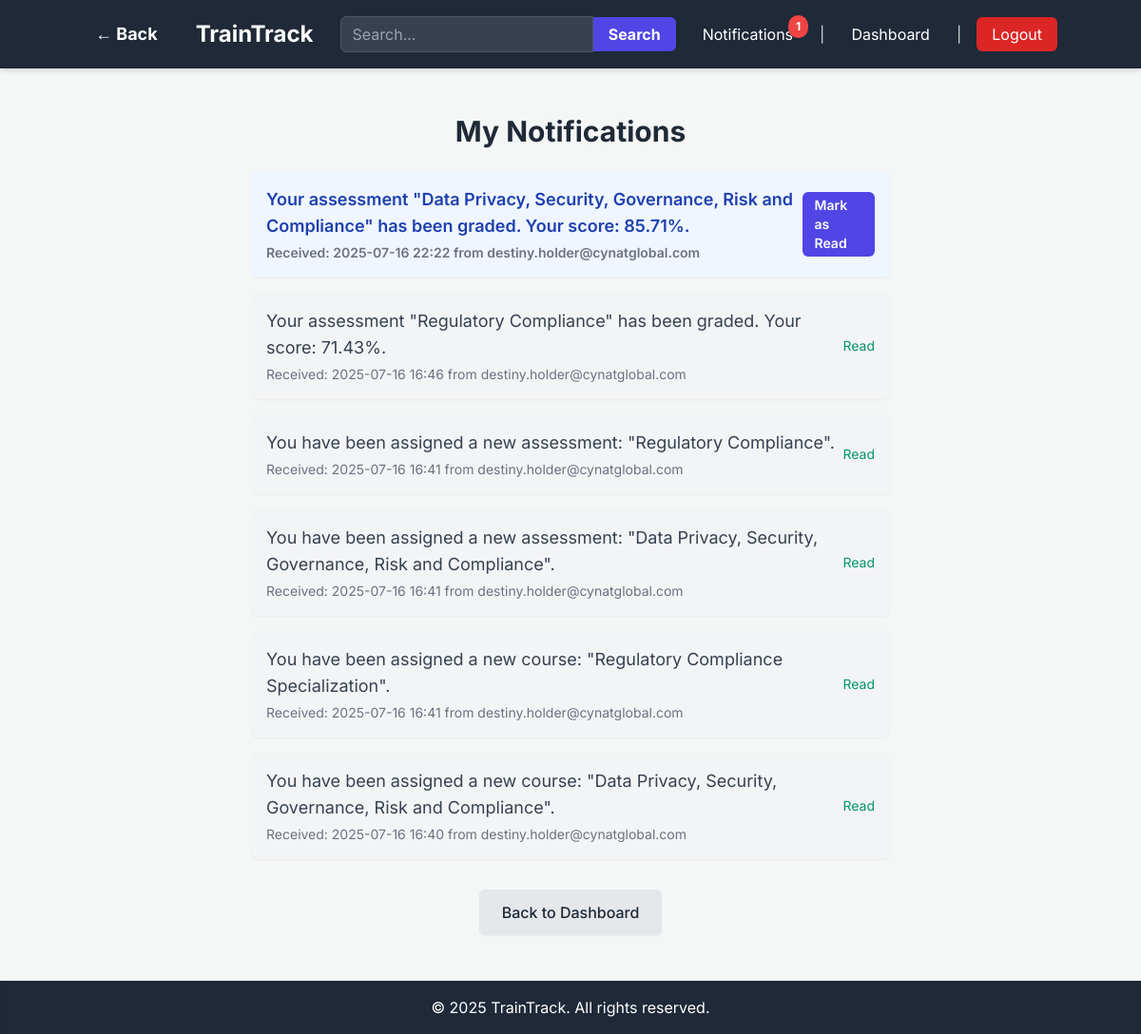
The app's page /notifications (signed in), older data.
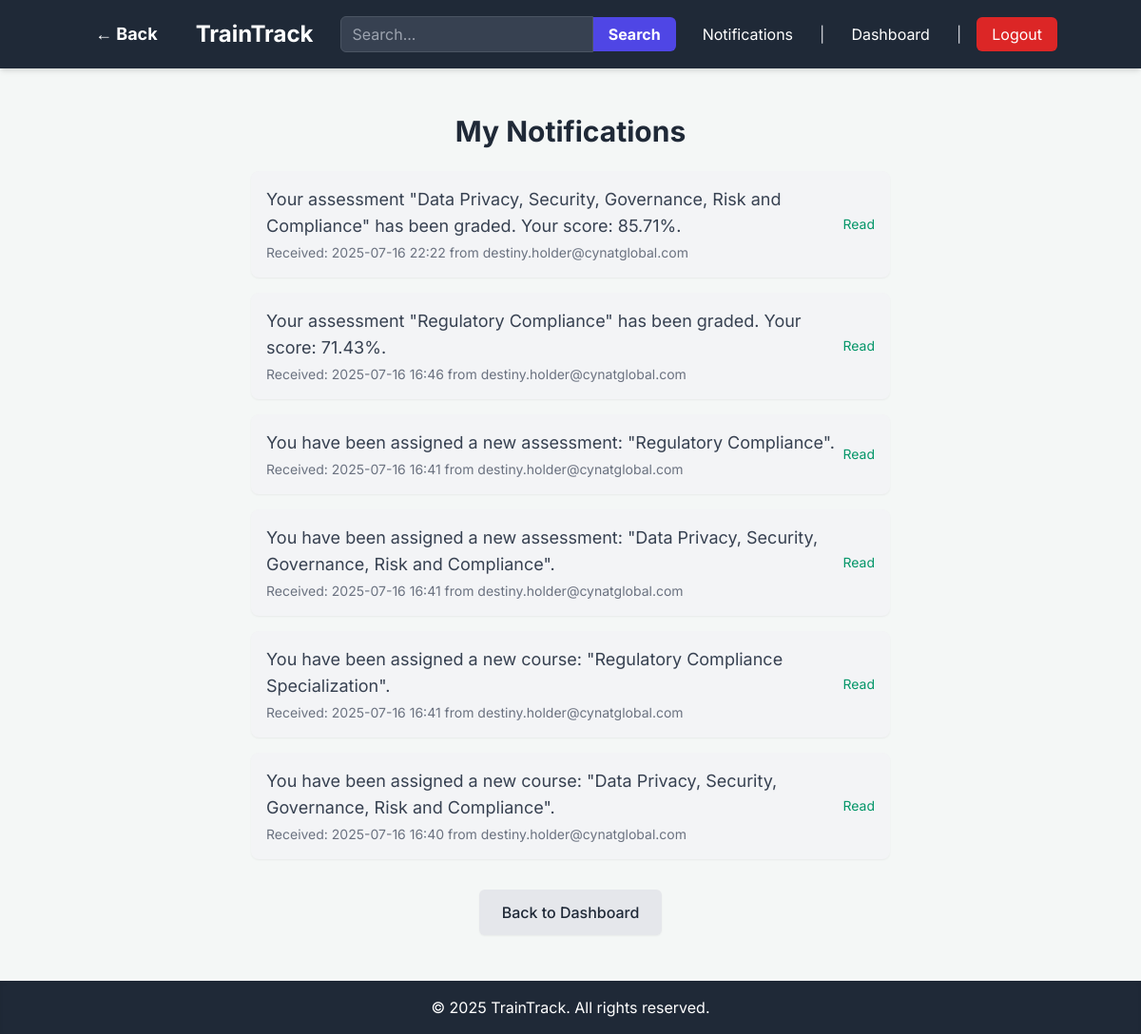
The same page, newer data.
### app.py (models this page shows, shortened)
class Notification(db.Model):
    id = db.Column(db.Integer, primary_key=True)
    recipient_id = db.Column(db.Integer, db.ForeignKey('user.id'), nullable=False)
    sender_id = db.Column(db.Integer, db.ForeignKey('user.id'), nullable=True) # Optional: who triggered the notification
    message = db.Column(db.Text, nullable=False)
    type = db.Column(db.String(50), nullable=False)
    related_id = db.Column(db.Integer, nullable=True)
    is_read = db.Column(db.Boolean, default=False)
    created_at = db.Column(db.DateTime, default=datetime.utcnow)

class User(UserMixin, db.Model):
    id = db.Column(db.Integer, primary_key=True)
    username = db.Column(db.String(80), unique=True, nullable=False)
    password_hash = db.Column(db.String(128), nullable=False)
    role = db.Column(db.String(20), nullable=False, default='trainee')
    assignments_as_trainee = db.relationship('Assignment', foreign_keys='Assignment.trainee_id', backref='trainee', lazy=True)
    created_courses = db.relationship('Course', foreign_keys='Course.created_by_id', backref='creator', lazy=True)
    created_assessments = db.relationship('Assessment', foreign_keys='Assessment.created_by_id', backref='assessor_creator', lazy=True)
    assigned_assignments = db.relationship('Assignment', foreign_keys='Assignment.assigned_by_id', backref='assigner', lazy=True)
    notifications_received = db.relationship('Notification', foreign_keys='Notification.recipient_id', backref='recipient', lazy=True)
    notifications_sent = db.relationship('Notification', foreign_keys='Notification.sender_id', backref='sender', lazy=True)
    graded_submissions = db.relationship('Submission', foreign_keys='Submission.graded_by_id', backref='grader', lazy=True)

### app.py (the view)
@app.route('/notifications')
@login_required
def view_notifications():
    current_year = datetime.now().year
    notifications = Notification.query.filter_by(recipient_id=current_user.id).order_by(Notification.created_at.desc()).all()
    return render_template('notifications.html', title='My Notifications', notifications=notifications, current_year=current_year)

### app.py (called while the page is built)
@login_manager.user_loader
def load_user(user_id):
    return User.query.get(int(user_id))

@app.context_processor
def inject_unread_notifications_count():
    if current_user.is_authenticated:
        unread_count = Notification.query.filter_by(recipient_id=current_user.id, is_read=False).count()
        return dict(unread_notifications_count=unread_count)
    return dict(unread_notifications_count=0)

### templates/notifications.html (shortened to what this page needs)
{% extends "base.html" %}
{% block content %}
    <h1 class="text-3xl font-bold text-gray-800 mb-6 text-center">My Notifications</h1>
    {% if notifications %}
        <div class="space-y-4 max-w-2xl mx-auto">
            {% for notification in notifications %}
                <div class="p-4 rounded-lg shadow-sm flex items-center justify-between
                    {% if notification.is_read %}bg-gray-100 text-gray-700{% else %}bg-blue-50 text-blue-800 font-semibold{% endif %}">
                    <div>
                        <p class="text-lg">{{ notification.message }}</p>
                        <p class="text-sm text-gray-500 mt-1">
                            Received: {{ notification.created_at.strftime('%Y-%m-%d %H:%M') }}
                            {% if notification.sender %}
                                from {{ notification.sender.username }}
                            {% endif %}
                        </p>
                    </div>
                    {% if not notification.is_read %}
                        <a href="{{ url_for('mark_notification_read', notification_id=notification.id) }}"
                           class="bg-indigo-600 text-white px-3 py-1 rounded-md text-sm hover:bg-indigo-700 transition duration-300">
                            Mark as Read
                        </a>
                    {% else %}
                        <span class="text-green-600 text-sm">Read</span>
                    {% endif %}
                </div>
            {% endfor %}
        </div>
    {% else %}
        <p class="text-center text-gray-600 text-lg">You have no notifications.</p>
    {% endif %}
    <div class="mt-8 text-center">
        <a href="{{ url_for('dashboard') }}" class="inline-block bg-gray-200 text-gray-800 px-6 py-3 rounded-md font-medium hover:bg-gray-300 transition duration-300 shadow-sm">
            Back to Dashboard
        </a>
    </div>
{% endblock %}

### templates/base.html (shortened to what this page needs)
<!DOCTYPE html>
<html lang="en">
<head>
    <link href="https://cdn.jsdelivr.net/npm/tailwindcss@2.2.19/dist/tailwind.min.css" rel="stylesheet">
</head>
<body class="flex flex-col min-h-screen">
    <nav class="bg-gray-800 p-4 shadow-md">
        <div class="container mx-auto flex flex-wrap items-center justify-between">
            <button onclick="history.back()" class="text-white text-lg font-bold rounded-md px-3 py-1 hover:bg-gray-700 transition duration-300 mr-4" aria-label="Go back">
                &larr; Back
            </button>
            <a href="{{ url_for('index') }}" class="text-white text-2xl font-bold rounded-md px-3 py-1 hover:bg-gray-700 transition duration-300">TrainTrack</a>
            <div class="flex-grow mx-4 max-w-xl">
                <form action="{{ url_for('search') }}" method="GET" class="flex items-center">
                    <input type="search" name="query" placeholder="Search..."
                           class="flex-grow py-1.5 px-3 rounded-l-md border border-gray-600 bg-gray-700 text-white placeholder-gray-400 focus:outline-none focus:ring-2 focus:ring-indigo-500 focus:border-transparent transition duration-200"
                           aria-label="Search input" value="{{ request.args.get('query', '') }}">
                    <button type="submit"
                            class="bg-indigo-600 hover:bg-indigo-700 text-white font-bold py-1.5 px-4 rounded-r-md focus:outline-none focus:shadow-outline transition duration-300">
                        Search
                    </button>
                </form>
            </div>
            <div class="flex items-center space-x-4 mt-2 md:mt-0">
                {% if current_user.is_authenticated %}
                    <a href="{{ url_for('view_notifications') }}" class="text-white hover:text-gray-300 px-3 py-1 rounded-md hover:bg-gray-700 transition duration-300 relative">
                        Notifications
                        {% if unread_notifications_count > 0 %}
                            <span class="absolute -top-1 -right-1 bg-red-500 text-white text-xs font-bold px-2 py-1 rounded-full">
                                {{ unread_notifications_count }}
                            </span>
                        {% endif %}
                    </a>
                    <span class="text-gray-300">|</span>
                    <a href="{{ url_for('dashboard') }}" class="text-white hover:text-gray-300 px-3 py-1 rounded-md hover:bg-gray-700 transition duration-300">Dashboard</a>
                    <span class="text-gray-300">|</span>
                    <a href="{{ url_for('logout') }}" class="bg-red-600 text-white px-4 py-1.5 rounded-md hover:bg-red-700 transition duration-300">Logout</a>
                {% else %}
                    <a href="{{ url_for('login') }}" class="text-white hover:text-gray-300 px-3 py-1 rounded-md hover:bg-gray-700 transition duration-300">Login</a>
                    <a href="{{ url_for('register') }}" class="bg-indigo-600 text-white px-4 py-1.5 rounded-md hover:bg-indigo-700 transition duration-300">Register</a>
                {% endif %}
            </div>
        </div>
    </nav>
    <main class="container mx-auto mt-8 p-4 flex-grow">
        {% block content %}{% endblock %}
    </main>
    <footer class="bg-gray-800 text-white text-center p-4 mt-8 shadow-inner">
        <div class="container mx-auto">
            <p>&copy; {{ current_year }} TrainTrack. All rights reserved.</p>
        </div>
    </footer>
</body>
</html>

### templates/base.html (style rules this page uses)
body { font-family: 'Inter', sans-serif; background-color: #f4f7f6; }

Row changes from the older to the newer data that the page shows:
changed Notification (number 1 of 6 on the later page): is_read "Mark as Read" → "Read"
Text that changed along with them:
{{ unread_notifications_count }}: "1" → (not shown)
